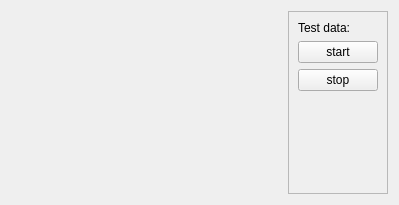
<?xml version="1.0" encoding="UTF-8"?>
<ui version="4.0">
 <class>MainBox</class>
 <widget class="QWidget" name="MainBox">
  <property name="geometry">
   <rect>
    <x>0</x>
    <y>0</y>
    <width>399</width>
    <height>205</height>
   </rect>
  </property>
  <layout class="QHBoxLayout" name="horizontalLayout_2">
   <item>
    <widget class="OscilloscopeBox" name="oscilloscope_widget" native="true"/>
   </item>
   <item>
    <widget class="QFrame" name="frame">
     <property name="sizePolicy">
      <sizepolicy hsizetype="Fixed" vsizetype="Preferred">
       <horstretch>0</horstretch>
       <verstretch>0</verstretch>
      </sizepolicy>
     </property>
     <property name="frameShape">
      <enum>QFrame::StyledPanel</enum>
     </property>
     <property name="frameShadow">
      <enum>QFrame::Raised</enum>
     </property>
     <layout class="QVBoxLayout" name="verticalLayout">
      <item>
       <widget class="QLabel" name="label">
        <property name="sizePolicy">
         <sizepolicy hsizetype="Fixed" vsizetype="Preferred">
          <horstretch>0</horstretch>
          <verstretch>0</verstretch>
         </sizepolicy>
        </property>
        <property name="text">
         <string>Test data:</string>
        </property>
       </widget>
      </item>
      <item>
       <widget class="QPushButton" name="btn_start">
        <property name="text">
         <string>start</string>
        </property>
       </widget>
      </item>
      <item>
       <widget class="QPushButton" name="btn_stop">
        <property name="text">
         <string>stop</string>
        </property>
       </widget>
      </item>
      <item>
       <spacer name="verticalSpacer">
        <property name="orientation">
         <enum>Qt::Vertical</enum>
        </property>
        <property name="sizeHint" stdset="0">
         <size>
          <width>20</width>
          <height>40</height>
         </size>
        </property>
       </spacer>
      </item>
     </layout>
    </widget>
   </item>
  </layout>
 </widget>
 <customwidgets>
  <customwidget>
   <class>OscilloscopeBox</class>
   <extends>QWidget</extends>
   <header>oscilloscopebox.hpp</header>
   <container>1</container>
  </customwidget>
 </customwidgets>
 <resources/>
 <connections/>
</ui>
